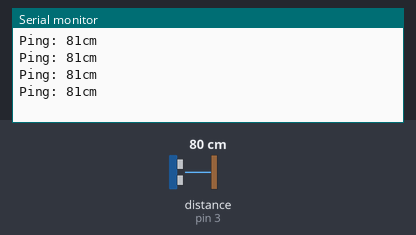
Bench run of a sketch on a simulated Arduino Uno, built with avr-gcc and run on an emulated ATmega328P. On the bench: the last lines printed to the serial monitor. The test bench sets the inputs (shaded band); at power-on: distance to the obstacle (sensor on pin 3) 80 cm. The echo pulse lasts 58.3 µs per cm.

Above: at 1.2 s.
1.3 s: distance to the obstacle (sensor on pin 3) set to 2 cm
At 1.73 s:
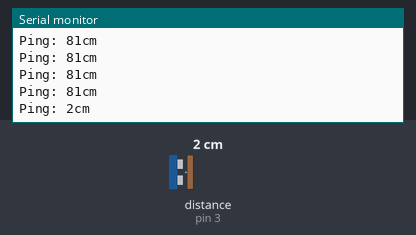
2.8 s: distance to the obstacle (sensor on pin 3) set to 4 cm
At 2.94 s:
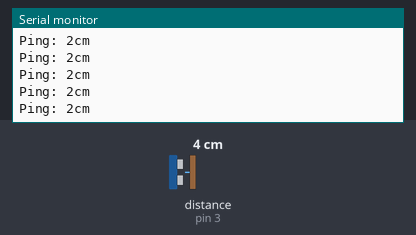
Timing chart, 0 to 5.8 s (numbered marks = the images above; inputs shaded):
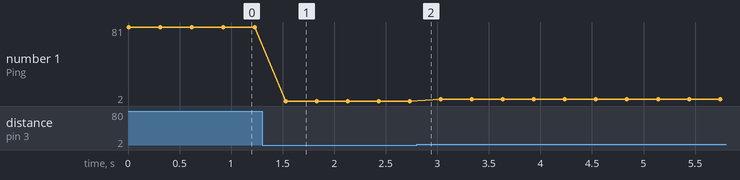

Measured:
- after the input at 1.3 s, the serial monitor: prints a new line after 0.23 s (image 1)
- plotted number 1: 81 → 2 after the input at 1.3 s, 2 → 4 after the input at 2.8 s

The sketch:

UltrasoundBasic.ino
```cpp
#include <NewPing.h>

#define TRIGGER_PIN  2
#define ECHO_PIN     3
#define MAX_DISTANCE 100  // Maximum distance in cms - max 400

NewPing sonar(TRIGGER_PIN, ECHO_PIN, MAX_DISTANCE); // NewPing setup of pins and maximum distance.

int pingVal = 0;

void setup (){
  Serial.begin(115200);
  }

void loop ()  {
  pingVal = sonar.ping_cm();
  Serial.print("Ping: ");
  Serial.print(pingVal);
  Serial.println("cm");
  delay(300);
  }
```
